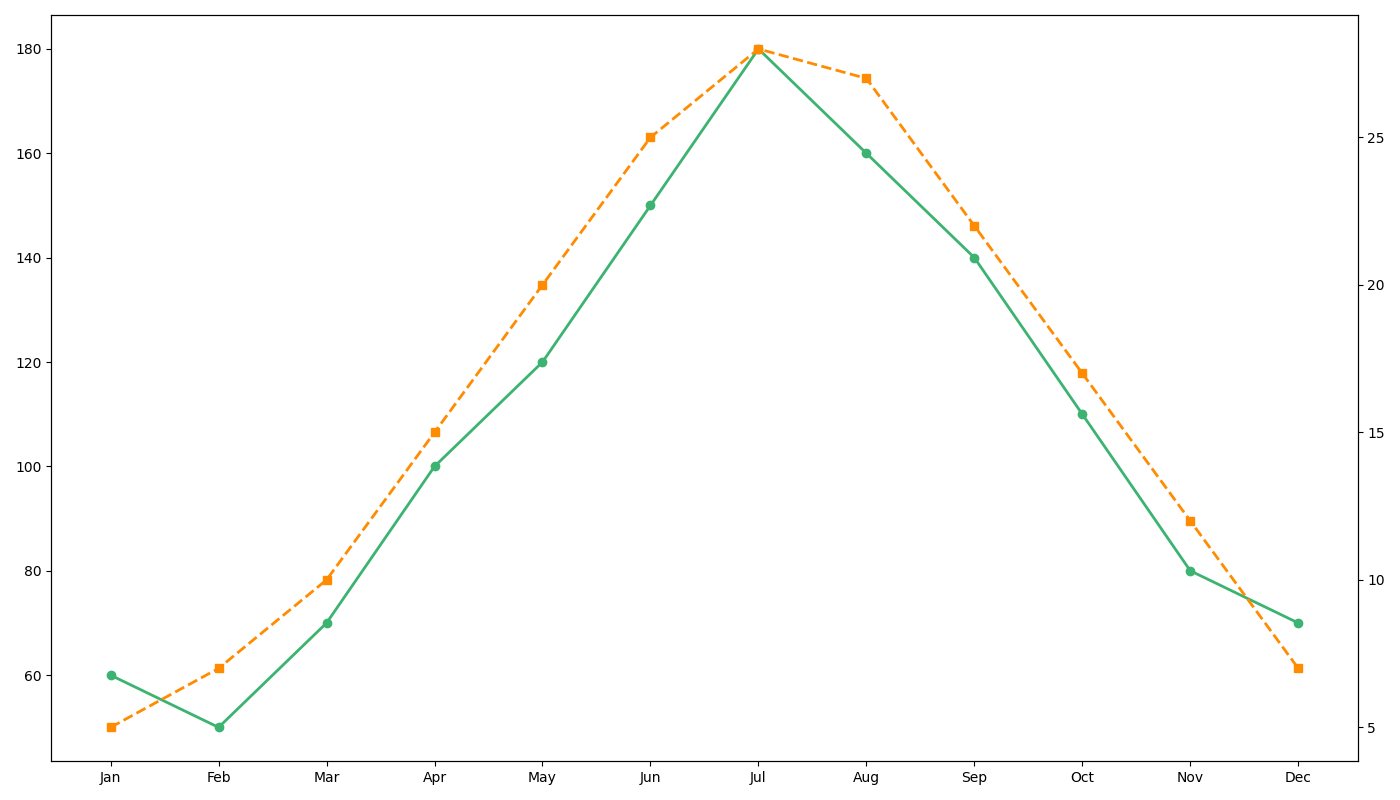

The script that drew this image:
import matplotlib.pyplot as plt
import numpy as np

months = ["Jan", "Feb", "Mar", "Apr", "May", "Jun", "Jul", "Aug", "Sep", "Oct", "Nov", "Dec"]

rainfall = [60, 50, 70, 100, 120, 150, 180, 160, 140, 110, 80, 70]
avg_temperature = [5, 7, 10, 15, 20, 25, 28, 27, 22, 17, 12, 7]

fig, ax1 = plt.subplots(figsize=(14, 8))

ax1.plot(months, rainfall, marker='o', linestyle='-', color='mediumseagreen', linewidth=2)

ax2 = ax1.twinx()
ax2.plot(months, avg_temperature, marker='s', linestyle='--', color='darkorange', linewidth=2)

fig.tight_layout()
plt.show()
